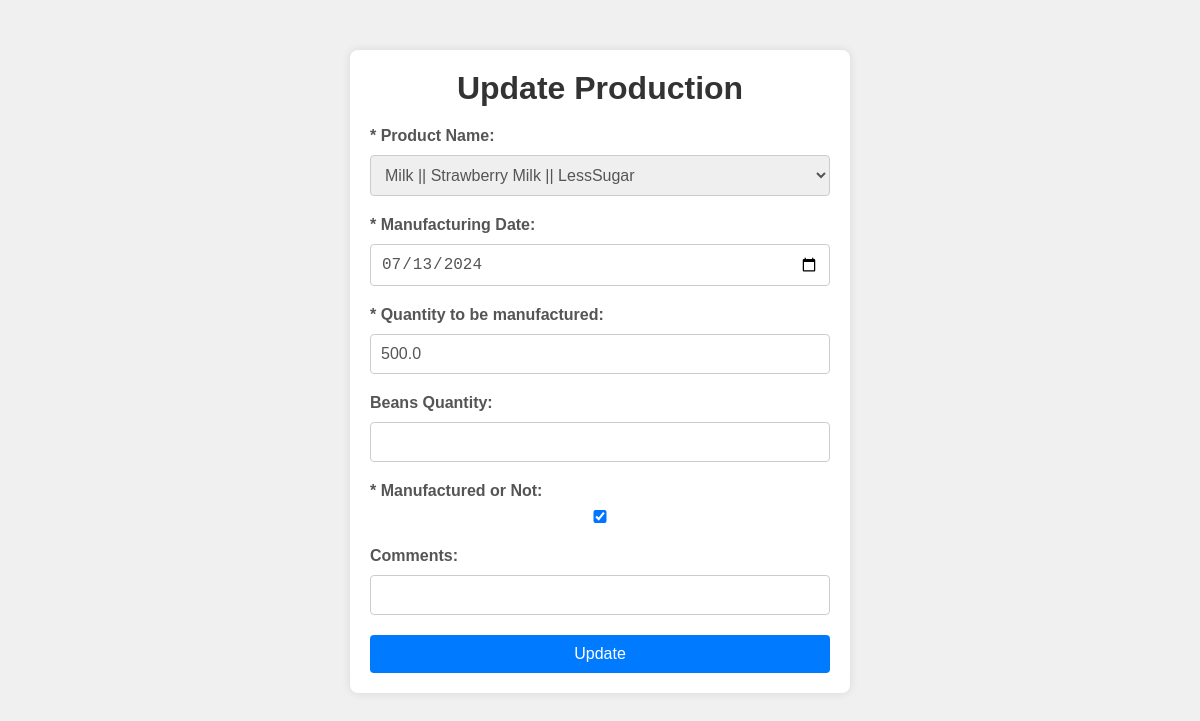
Screenshot of /open_update_production/PRPM240445 (signed in) with the database file from the repository.
### app.py (models this page shows)
class Production(db.Model):
    ProductionID = db.Column(db.String(60), primary_key=True)
    BatchID = db.Column(db.String(20))
    ProductID = db.Column(db.String(60), db.ForeignKey('product.ProductID'))
    ManufacturingDate = db.Column(db.Date)
    ManufacturedQuantity = db.Column(db.Float)
    BeansQuantity = db.Column(db.Integer)
    ManufacturedOrNot = db.Column(db.Boolean)
    comments = db.Column(db.String(500))

class Product(db.Model):
    ProductID = db.Column(db.String(60), primary_key=True)
    ProductName = db.Column(db.String(255))
    Type = db.Column(db.Enum('Tofu', 'Milk'))
    SugarType = db.Column(db.String(50))
    ProductDescription = db.Column(db.String(255))
    Price = db.Column(db.Float)
    AvailableQuantity = db.Column(db.Integer)
    TotalQuantityProduced = db.Column(db.Integer)
    AvailableOrNot = db.Column(db.Boolean)

### app.py (the view)
@app.route('/open_update_production/<string:ProductionID>')
def open_update_production(ProductionID):
    if session['LoggedIn']==True and (session['Designation']=="Admin" or  session['Designation']=="Production Manager"):
        production = Production.query.filter_by(ProductionID=ProductionID).first()
        products=Product.query.all()
        return render_template("updateProduction.html", production=production,products=products)

### templates/updateProduction.html (shortened to what this page needs)
<!DOCTYPE html>
<html lang="en">
<head>
</head>
<body>
    <div class="container">
        <h1>Update Production</h1>
        <form action="/update_production/{{ production.ProductionID }}" method="POST">
            <div class="form-group">
                <label for="productID">* Product Name:</label>
                <select id="productID" name="productID" required>
                    {% for product in products %}
                        <option value="{{ product.ProductID }}" {% if product.ProductID == production.ProductID %} selected {% endif %}>{{ product.Type }} || {{ product.ProductName }} || {{ product.SugarType }}</option>
                    {% endfor %}
                </select>
            </div>
            <div class="form-group">
                <label for="manufacturingDate">* Manufacturing Date:</label>
                <input type="date" id="manufacturingDate" name="manufacturingDate" value="{{ production.ManufacturingDate }}" required>
            </div>
            <div class="form-group">
                <label for="manufacturedQuantity">* Quantity to be manufactured:</label>
                <input type="number" id="manufacturedQuantity" name="manufacturedQuantity" value="{{ production.ManufacturedQuantity }}" required>
            </div>
            <div class="form-group">
                <label for="beansQuantity">Beans Quantity:</label>
                <input type="number" id="beansQuantity" name="beansQuantity" value="{{ production.BeansQuantity }}" >
            </div>
            <div class="form-group">
                <label for="manufacturedOrNot">* Manufactured or Not:</label>
                <input type="checkbox" id="manufacturedOrNot" name="manufacturedOrNot" {% if production.ManufacturedOrNot %}checked{% endif %}>
            </div>
            <div class="form-group">
                <label for="comments">Comments:</label>
                <input type="text" id="comments" name="comments" value="{{ production.comments }}">
            </div>
            <button type="submit">Update</button>
        </form>
    </div>
</body>
</html>

### templates/updateProduction.html (style rules this page uses)
* { margin: 0; padding: 0; box-sizing: border-box; }
body { font-family: Arial, sans-serif; background-color: #f0f0f0; margin: 0; padding: 0; }
.container { max-width: 500px; margin: 50px auto; background-color: #fff; padding: 20px; border-radius: 8px; box-shadow: 0 0 10px rgba(0, 0, 0, 0.1); }
h1 { text-align: center; color: #333; margin-bottom: 20px; }
.form-group { margin-bottom: 20px; }
label { font-weight: bold; color: #555; display: block; margin-bottom: 5px; }
input[type="text"], input[type="number"], input[type="date"], input[type="checkbox"], select { width: 100%; padding: 10px; border: 1px solid #ccc; border-radius: 4px; box-sizing: border-box; font-size: 16px; color: #555; margin-top: 5px; }
button { background-color: #007bff; color: #fff; border: none; padding: 10px 20px; cursor: pointer; border-radius: 4px; font-size: 16px; width: 100%; transition: background-color 0.3s ease; }

### rows the page displays
Production: productID "Milk || Strawberry Milk || LessSugar", manufacturingDate "07/13/2024", manufacturedQuantity "500.0", ManufacturedOrNot "☑"
